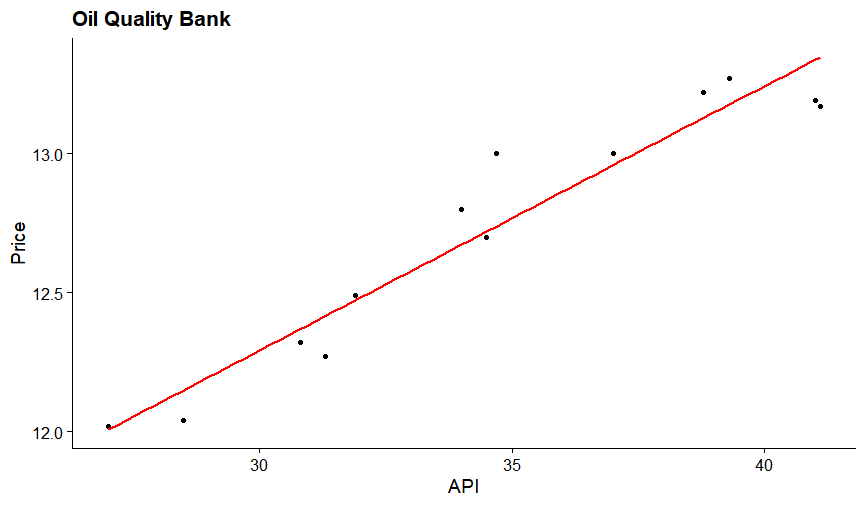

R code for this plot:
# oil_quality_back.r

library(tidyverse)
library(readr)

home <- getwd()
file_path <- file.path( home, 
                        "scatterplots",
                        "OilQualityBank.csv")
oqb <- read_csv( file_path )

ggplot( oqb,
        aes(x=API, y=Price)) +
    geom_point() +
    geom_smooth( method="lm",
                 se=FALSE,
                 color="red") +
    ggtitle( "Oil Quality Bank") +
    theme_cowplot()

fit <- lm( Price ~ API, data=oqb )
summary(fit)
